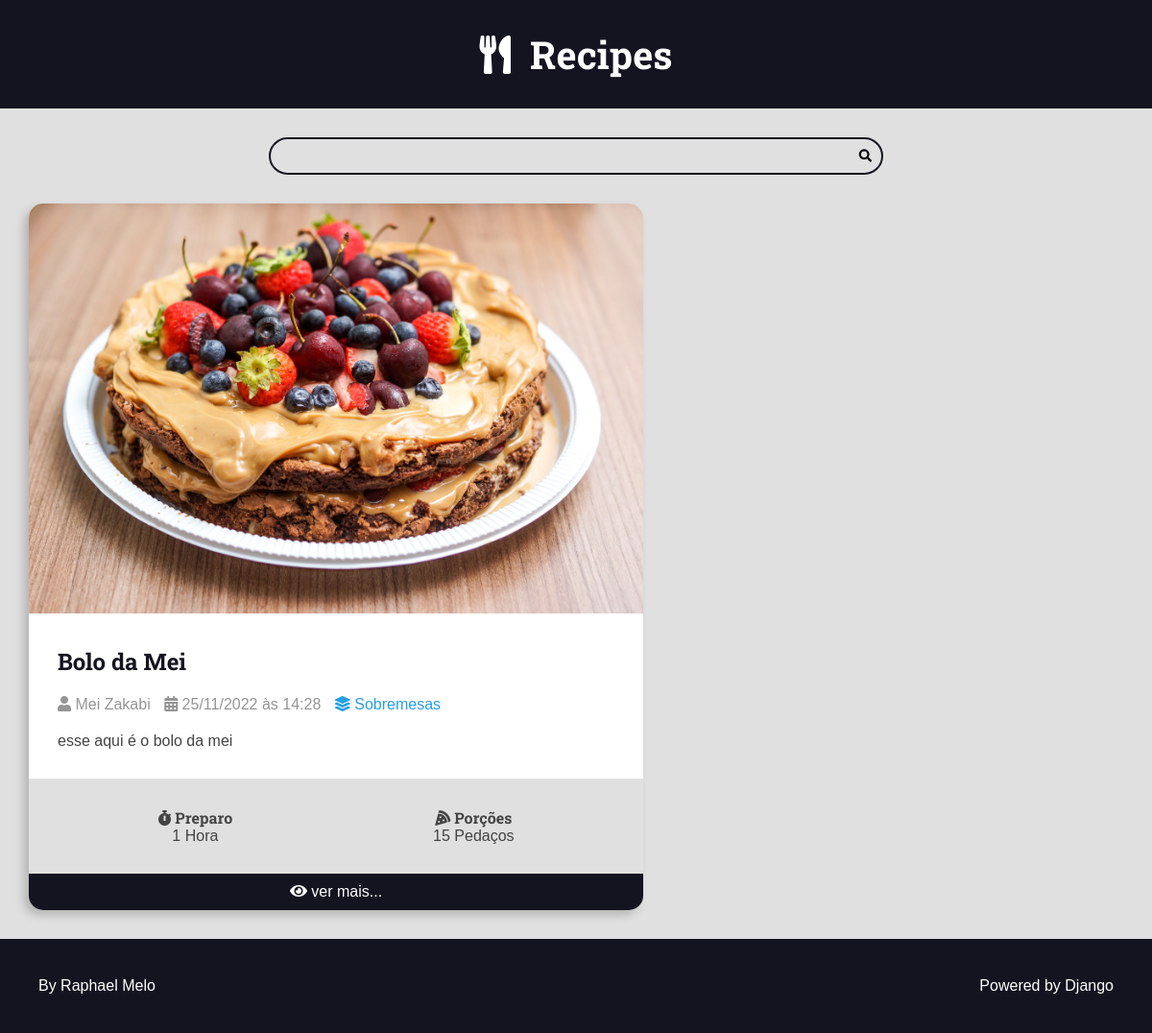
/recipes/category/5/, run on the app's committed database.
### recipes/models.py (models this page shows, shortened)
class Recipe(models.Model):
    title = models.CharField(max_length=65)
    description = models.CharField(max_length=165)
    slug = models.SlugField(unique=True)
    preparation_time = models.IntegerField()
    preparation_time_unit = models.CharField(max_length=65)
    servings = models.IntegerField()
    servings_unit = models.CharField(max_length=65)
    preparation_steps = models.TextField()
    preparation_steps_is_html = models.BooleanField(default=False)
    created_at = models.DateTimeField(auto_now_add=True)
    updated_at = models.DateTimeField(auto_now=True)
    is_published = models.BooleanField(default=False)
    cover = models.ImageField(upload_to='recipes/covers/%Y/%m/%d/', blank=True, default='recipes/covers/default/default.jpg')
    category = models.ForeignKey(
        Category, on_delete=models.SET_NULL, null=True, blank=True, default=None
    )
    author = models.ForeignKey(
        User, on_delete=models.SET_NULL, null=True, blank=True
    )

class Category(models.Model):
    name = models.CharField(max_length=65)

### recipes/views.py (the view)
# urls.py: path('recipes/category/<int:category_id>/', views.category, name="category"),
def category(request, category_id):
    recipes = get_list_or_404(
        Recipe.objects.filter(
            category__id=category_id,
            is_published=True
        ).order_by('-id')
    )
    return render(request, 'recipes/pages/category.html', context={
        'recipes': recipes,
        'title': f'{recipes[0].category.name} | Category | '
    })

### recipes/templates/recipes/pages/category.html (shortened to what this page needs)
{% extends 'global/base.html' %}
{% block content %}
    <div class="main-content main-content-list container">
        {% for recipe in recipes %}
            {% include 'recipes/partials/recipe.html' %}
        {% endfor %}
    </div>
{% endblock %}

### recipes/templates/recipes/partials/recipe.html (shortened to what this page needs)
<div class="recipe recipe-list-item">
    <div class="recipe-cover">
        <a href="{% url 'recipes:recipe' recipe.id %}">
            {% if recipe.cover.url %}
                <img src="{{ recipe.cover.url }}" alt="Temporário">
            {% endif %}
        </a>
    </div>
    <div class="recipe-title-container">
        <h2 class="recipe-title">
            <a href="{% url 'recipes:recipe' recipe.id %}">
                {{ recipe.title }}
            </a>
        </h2>
    </div>
    <div class="recipe-author">
            <span class="recipe-author-item">
                <i class="fas fa-user"></i>
                {% if recipe.author is not None %}
                    {% if recipe.author.first_name %}
                        {{ recipe.author.first_name }} {{ recipe.author.last_name }}
                    {% else %}
                        {{ recipe.author.username }}
                    {% endif %}
                {% else %}
                    Desconhecido
                {% endif %}
            </span>
        <span class="recipe-author-item">
            <i class="fas fa-calendar-alt"></i>
            {{ recipe.created_at|date:"d/m/Y" }} às {{ recipe.created_at|date:"H:i" }}
        </span>
        {% if recipe.category is not None %}
            <span class="recipe-author-item">
                <a href="{% url 'recipes:category' recipe.category.id %}">
                    <i class="fas fa-layer-group"></i>
                    <span>{{ recipe.category.name }}</span>
                </a>
            </span>
        {% endif %}
    </div>
    <div class="recipe-content">
        <p>{{ recipe.description }}</p>
    </div>
    <div class="recipe-meta-container">
        <div class="recipe-meta recipe-preparation">
            <h3 class="recipe-meta-title"><i class="fas fa-stopwatch"></i> Preparo</h3>
            <div class="recipe-meta-text">
                {{ recipe.preparation_time }} {{ recipe.preparation_time_unit }}
            </div>
        </div>
        <div class="recipe-meta recipe-servings">
            <h3 class="recipe-meta-title"><i class="fas fa-pizza-slice"></i> Porções</h3>
            <div class="recipe-meta-text">
                {{ recipe.servings }} {{ recipe.servings_unit }}
            </div>
        </div>
    </div>
    {% if is_detail_page is not True %}
        <footer class="recipe-footer">
            <a class="recipe-read-more button button-dark button-full-width" href="{% url 'recipes:recipe' recipe.id %}">
                <i class="fas fa-eye"></i>
                <span>ver mais...</span>
            </a>
        </footer>
    {% endif %}
</div>

### recipes/static/recipes/css/styles.css (style rules this page uses)
:root { --color-primary: #269fe6; --color-primary-hover: #2086c2; --color-primary-dark: #13141f; --color-primary-dark-hover: #212336; --color-primary-light: #d4ecfa; --color-primary-light-hover: #bdd8e7; --color-white: #fff; --color-black: #000; --color-dark-text: #444; --color-info-light: #cce5ff; --color-debug-light: #cce5ff; --color-success-light: #d4edda; --color-alert-light: #fff3cd; --color-warning-light: #fff3cd; --color-error-light: #f8d7da; --color-info-dark: #4d86c4; --color-debug-dark: #4d86c4; --color-success-dark: #4a9c5d; --color-alert-dark: #927f40; --color-warning-dark: #927f40; --color-error-dark: #da525d; --color-gray-0: #f9f9f9; --color-gray-1: #e0e0e0; --color-gray-2: #c7c7c7; --color-gray-3: #aeaeae; --color-gray-4: #959595; --color-gray-5: #7d7d7d; --color-gray-6: #646464; --color-gray-7: #4b4b4b; --color-gray-8: #323232; --color-gray-9: #191919; --font-primary: sans-serif; --font-headings: 'Roboto Slab', serif; --spacing-gutter-medium: 3rem; --spacing-gutter-large: 4rem; }
* { margin: 0; padding: 0; box-sizing: border-box; }
html { font-size: 62.5%; }
body { font-size: 1.6rem; font-family: var(--font-primary); background: var(--color-gray-1); color: var(--color-dark-text); }
h1, h2, h3, h4, h5, h6 { font-family: var(--font-headings); }
.container { max-width: 144rem; margin: 0 auto; padding: var(--spacing-gutter-medium); }
.main-content { padding-top: 0; }
.main-content-list { display: grid; grid-template-columns: repeat(auto-fit, minmax(340px, 1fr)); gap: var(--spacing-gutter-large); }
.recipe { background: var(--color-white); box-shadow: -5px 5px 10px rgba(0, 0, 0, .2); transform: scale(1); transition: all 300ms ease-in-out; border-radius: 1.5rem; overflow: hidden; }
.recipe img { max-width: 100%; }
.recipe-list-item { max-width: 64rem; height: fit-content; }
.recipe-title-container { padding: var(--spacing-gutter-medium); padding-bottom: 2rem; }
.recipe-title-container a { text-decoration: none; color: var(--color-primary-dark); }
.recipe-author { padding: 0 var(--spacing-gutter-medium); }
.recipe-content { padding: var(--spacing-gutter-medium); padding-top: 2rem; }
.recipe-author-item { color: var(--color-gray-4); margin-right: 1rem; }
.recipe-author a { color: var(--color-primary); transition: all 300ms ease-in-out; text-decoration: none; }
.recipe-meta-container { display: flex; flex-flow: row wrap; padding: var(--spacing-gutter-medium); background: var(--color-gray-1); }
.recipe-meta { display: flex; flex-flow: column nowrap; flex-shrink: 1; flex-grow: 1; text-align: center; }
.recipe-meta-title { font-size: 1.6rem; }
.recipe-footer a { background: var(--color-primary-dark); display: block; color: var(--color-white); text-decoration: none; text-align: center; padding: 1rem var(--spacing-gutter-medium); transition: all 300ms ease-in-out; }

### data on the page
Recipe: cover (picture), title "Bolo da Mei", author.first_name "Mei", author.last_name "Zakabi", created_at "25/11/2022", created_at "14:28", category.name "Sobremesas", description "esse aqui é o bolo da mei", preparation_time "1", preparation_time_unit "Hora", servings "15", servings_unit "Pedaços"
